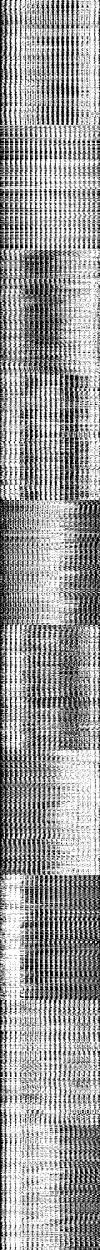
#> input picture SOFT_FULL/training/training-set-no-deskew.png, 400 x 5000 px (shown at 1/4 size)
$ python Main.py   (older library calls are emulated)
#> lines starting #> are read from the running program, lines starting #| are printed output that depends on the picture; after the words box and inside, x2 and y2 are one past the last pixel; in counts of white or black regions, pixels touching at a corner belong together; pictures that were not available may be replaced by others from this repository, and a replacement may not be noted
### SOFT_FULL/knn_procedure.py
import numpy as np
import cv2

img_size = 20
num_classes = 10

knn_model = cv2.ml.KNearest_create()

# [145 lines left out: functions split_digits_image, read_digits_image, deskew, preprocess, preprocess_and_slice, preprocess_slice_erode, not called in this run]

def flatten_image(image):
    flat_image = image.reshape(1, img_size * img_size)
    return flat_image

# [23 lines left out: functions flatten_images, get_digit_from_knn, recognize_contour, not called in this run]

def init_knn(filepath):
#> called with filepath = 'digits.png'
    training_set = 2
    try:
        print('Pokusaj ucitavanja gotovog skupa za trening ...')
        if training_set == 1:
            samples_image = cv2.imread("training/training-set.png", 0)
        elif training_set == 2:
            samples_image = cv2.imread("training/training-set-no-deskew.png", 0)
#> samples_image: shape (5000, 400); 61% white; 14165 black regions (10904 under 20 px), largest, box (x1, y1, x2, y2) and area: (0, 2491, 400, 3534) 106082, (0, 998, 370, 2004) 94744, (76, 3496, 400, 4102) 73905
        elif training_set == 3:
            samples_image = cv2.imread("training/training-set-no-deskew-erode.png", 0)
        elif training_set == 4:
            samples_image = cv2.imread("training/training-set-everything.png", 0)
        cv2.imshow('training-set', samples_image)
        cv2.waitKey()
        cv2.destroyAllWindows()
        samples_image = np.float32(samples_image)
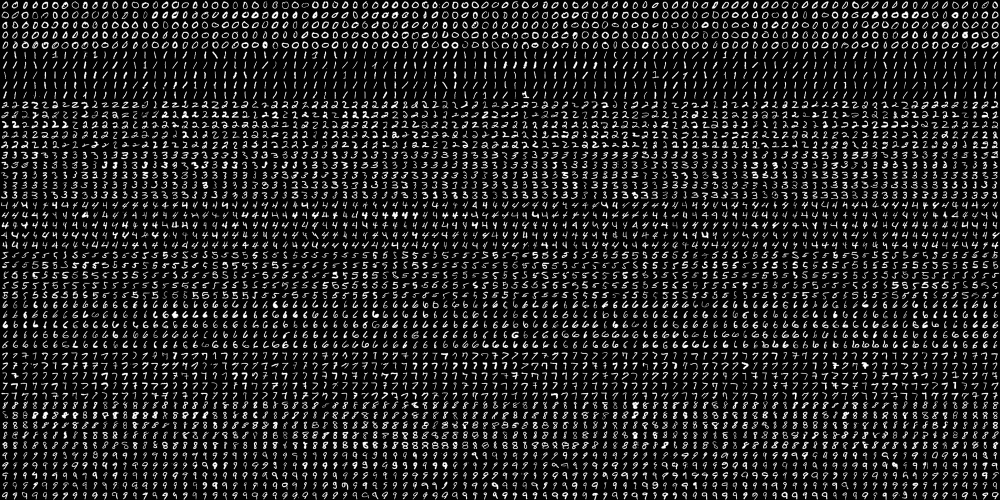
#> input picture assets/digits.png, 2000 x 1000 px, given in place of video-0.avi, which was not available (shown at 1/2 size)
#> in video_processing, frame is the input picture: shape (1000, 2000, 3); min 0, max 255, mean 33.8
        labels = np.repeat(np.arange(num_classes), 5000 / num_classes)
        print('Uspesno ucitan trening skup! ...')
    except:
        print('Ne postoji trening skup! ...')
        print('Kreiranje novog ...')
        #ucitavanje
        [digits, labels] = read_digits_image(filepath)
        if training_set == 1:
            digs_straight = list(map(deskew,digits))
            digits_thresholded = preprocess(digs_straight)
            samples_image = flatten_images(digits_thresholded)
            cv2.imwrite("training/training-set.png", samples_image)
        elif training_set == 2:
            digits_thresholded = preprocess(digits)
            sliced_digit_images = preprocess_and_slice(digits_thresholded)
            samples_image = flatten_images(sliced_digit_images)
            cv2.imwrite('training/training-set-no-deskew.png', samples_image)
        elif training_set == 3:
            digits_thresholded = preprocess(digits)
            sliced_digit_images = preprocess_slice_erode(digits_thresholded)
            samples_image = flatten_images(sliced_digit_images)
            cv2.imwrite('training/training-set-no-deskew-erode.png', samples_image)
        elif training_set == 4:
            digits_straight = list(map(deskew, digits))
            digits_thresholded = preprocess(digits_straight)
            sliced_digit_images = preprocess_slice_erode(digits_thresholded)
            samples_image = flatten_images(sliced_digit_images)
            cv2.imwrite('training/training-set-everything.png', samples_image)

    knn_model.train(samples_image, cv2.ml.ROW_SAMPLE, labels)

### SOFT_FULL/video_procedure.py
import numpy as np
import cv2
import geometry as geo
import frame_processing as fproc

def remove_dots(first_frame):
    gray_frame = cv2.cvtColor(first_frame, cv2.COLOR_BGR2GRAY)
    ret, edges = cv2.threshold(gray_frame, 10, 255, cv2.THRESH_BINARY)
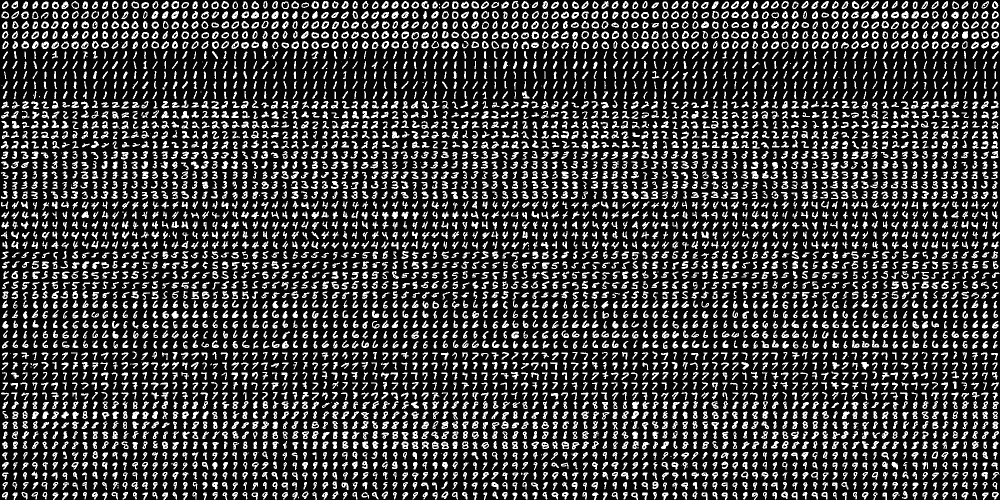
#> edges: shape (1000, 2000) (shown at 1/2 size); 22.5% white; 5128 white regions (119 under 20 px)
    im2, contours, hierrarchy = cv2.findContours(edges, cv2.RETR_LIST, cv2.CHAIN_APPROX_SIMPLE)
#> contours = 8331 contours, 2730 with area under 20; largest, box (x1, y1, x2, y2) and area: (343, 2, 358, 18) 171, (1883, 42, 1898, 58) 170, (563, 3, 578, 18) 166, (1123, 883, 1138, 898) 164, (1342, 22, 1358, 38) 163
    for contour_idx in range(len(contours)):
        if cv2.contourArea(contours[contour_idx]) < 25:
            cv2.drawContours(edges,contours, contour_idx, 0,-1)
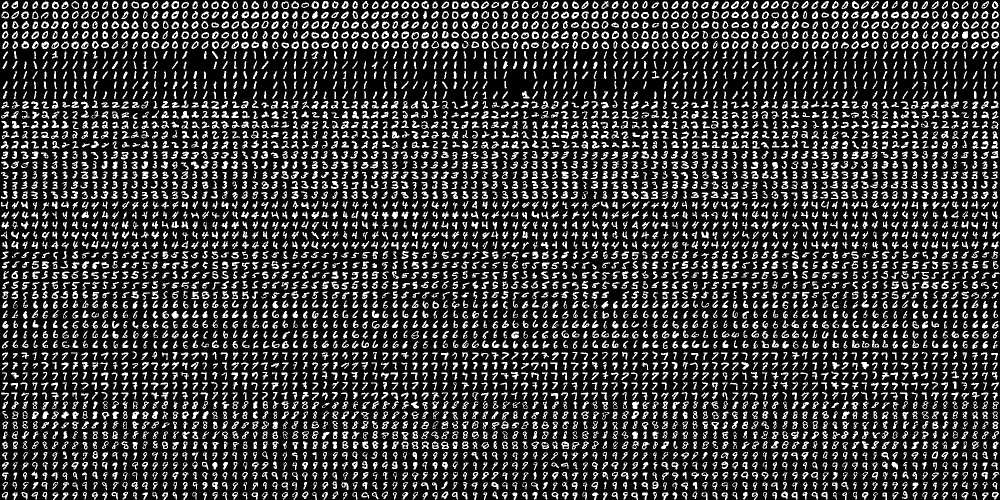
#> edges: shape (1000, 2000) (shown at 1/2 size); 21.4% white; 4965 white regions (2 under 20 px)
    return edges

def video_processing(filename):
    video = cv2.VideoCapture(filename)

    ret, frame = video.read()
    ret, frame = video.read()
    window_h, window_w = frame.shape[:2]
    thresholded_frame = remove_dots(frame.copy())
    cv2.imshow("bez tackica",thresholded_frame)
    line_x1, line_y1, line_x2, line_y2 = geo.find_line_coords(thresholded_frame.copy())
    main_line= geo.create_three_line_coords(line_x1, line_y1, line_x2, line_y2, window_w, window_h)

    video_speed = 10

    while video.isOpened():
        frame_openend, current_frame = video.read()

        if not frame_openend:
            break

        key = cv2.waitKey(video_speed)
        if key == 43:
            if video_speed - 2 < 0:
                video_speed = 1
            else:
                video_speed = video_speed - 2
        elif key == 45:
            video_speed = video_speed + 2
        elif key == 27:
            break
        elif key == 112:
            cv2.waitKey()

        fproc.filter_full_numers(filename, current_frame, main_line)


    video.release()
    cv2.destroyAllWindows()

### SOFT_FULL/geometry.py
import numpy as np
import cv2
import frame_processing as fproc

def get_k(x1,y1,x2,y2):
    return (y2 - y1) / (x2 - x1)

def get_y_over_x(x1,y1,kinv,target_x):
    return kinv * (target_x - x1) + y1

def get_x_over_y(x1,y1,kinv,target_y):
    return (target_y - y1 + kinv*x1) / kinv

def find_line_coords(thresholded_frame):
    im2, contours, hierarchy = cv2.findContours(thresholded_frame, cv2.RETR_LIST, cv2.CHAIN_APPROX_SIMPLE)
#> contours = 7222 contours, 957 with area under 20; largest, box (x1, y1, x2, y2) and area: (343, 2, 358, 18) 171, (1883, 42, 1898, 58) 170, (563, 3, 578, 18) 166, (1123, 883, 1138, 898) 164, (1342, 22, 1358, 38) 163
    cv2.drawContours(thresholded_frame, contours, -1, 255, 3)
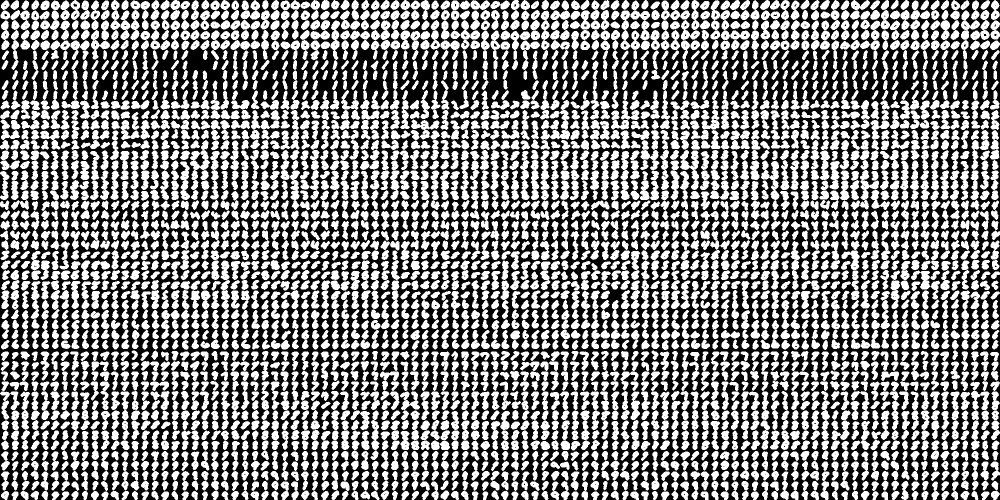
#> thresholded_frame: shape (1000, 2000) (shown at 1/2 size); 48% white; 3765 white regions, largest, box (x1, y1, x2, y2) and area: (1922, 21, 1960, 160) 1517, (380, 280, 420, 380) 1508, (1522, 321, 1559, 420) 1478
#> in video_processing, `line_x1, line_y1, line_x2, line_y2 = geo.find_line_coords(thresholded_..`: line_x1 = 1680; line_y1 = 252; line_x2 = 1698; line_y2 = 252
    min_line_length = 10000
    max_line_gap = 10

    lines = cv2.HoughLinesP(thresholded_frame, 1, np.pi / 180, 200, min_line_length, max_line_gap)
    return lines[0][0]

def create_three_line_coords(x1,y1,x2,y2,window_w,window_h):
#> called with x1 = 1680, y1 = 252, x2 = 1698, y2 = 252, window_w = 2000, window_h = 1000
    main_line = {'x1':x1, 'x2':x2, 'y1':y1, 'y2':y2}
#> main_line = {'x1': 1680, 'x2': 1698, 'y1': 252, 'y2': 252}
    return main_line

def get_contour_extreme_points(contour):
    min_rect = cv2.minAreaRect(contour)
    box = cv2.boxPoints(min_rect)
    box = np.int0(box)
    return box

def get_leftmost_and_rightmost(main_line):
    if main_line['x1'] < main_line['x2']:
        leftmost_x = main_line['x1']
        leftmost_y = main_line['y1']
        rightmost_x = main_line['x2']
        rightmost_y = main_line['y2']
    else:
        leftmost_x = main_line['x2']
        leftmost_y = main_line['y2']
        rightmost_x = main_line['x1']
        rightmost_y = main_line['y1']

    return leftmost_x, leftmost_y, rightmost_x, rightmost_y

def is_contour_in_bounds(main_line, contour):
    k = get_k(main_line['x1'], main_line['y1'], main_line['x2'], main_line['y2'])
    kinv = -1 / k

    leftmost_x, leftmost_y, rightmost_x, rightmost_y = get_leftmost_and_rightmost(main_line)

    contour_points = get_contour_extreme_points(contour)
    for contour_point in contour_points:
        contour_x = contour_point[0]
        contour_y = contour_point[1]
        # levo:
        line_x = get_x_over_y(leftmost_x, leftmost_y, kinv, contour_y)
        if line_x > contour_x:
            return False
        # desno:
        line_x = get_x_over_y(rightmost_x, rightmost_y, kinv, contour_y)
        if line_x < contour_x:
            return False
    return True

def is_contour_about_to_intersect(main_line, contour):
    k = get_k(main_line['x1'], main_line['y1'], main_line['x2'], main_line['y2'])

    leftmost_x, leftmost_y, rightmost_x, rightmost_y = get_leftmost_and_rightmost(main_line)
    contour_points = get_contour_extreme_points(contour)
    for contour_point in contour_points:
        contour_x = contour_point[0]
        contour_y = contour_point[1]
        line_y = get_y_over_x(leftmost_x, leftmost_y, k, contour_x)
        if abs(contour_y - line_y) < 4:
            return True
    return False

def get_contour_center_point(contour):
    x,y,w,h = cv2.boundingRect(contour)
    return tuple((x+int(w/2), y+int(h/2)))

def get_distance_between_two_points(pt1, pt2):
    return np.sqrt( (pt2[0] - pt1[0])**2 + (pt2[1] - pt1[1])**2 )

def get_closest_contours(max_distance, a_contour):
    closest_contours = []
    closest_contour_key = -1
    min_distance = 10000

    for item_key in fproc.items_in_image:
        item = fproc.items_in_image[item_key]
        item_contour = item['contour']
        item_contour_center = get_contour_center_point(item_contour)
        contour_center = get_contour_center_point(a_contour)
        distance = get_distance_between_two_points(item_contour_center, contour_center)
        if distance < max_distance:
            closest_contours.append(item_contour)
            if min_distance > distance:
                closest_contour_key = item_key
                min_distance = distance

    return closest_contours, closest_contour_key

# [18 lines left out: function should_contour_be_added, not called in this run]

### SOFT_FULL/frame_processing.py
import numpy as np
import cv2
import geometry as geo
import knn_procedure as knnproc

items_in_image = {}
item_id_counter = 1
sum_of_numbers = 0

def get_new_id():
    global item_id_counter
    id = item_id_counter
    item_id_counter = item_id_counter + 1
    return id

def reset_information():
    global items_in_image, item_id_counter, sum_of_numbers
    items_in_image = {}
    item_id_counter = 1
    sum_of_numbers = 0

def threshold_frame(frame):
    grayscale_frame = cv2.cvtColor(frame, cv2.COLOR_BGR2GRAY)
    ret, thresholded_frame = cv2.threshold(grayscale_frame, 180, 255, cv2.THRESH_BINARY)
    dilate_kernel = np.ones((2, 2), np.uint8)
    thresholded_frame = cv2.morphologyEx(thresholded_frame, cv2.MORPH_DILATE, dilate_kernel)
    return thresholded_frame

def filter_full_numers(filename, current_frame, main_line):
    global items_in_image, sum_of_numbers

    main_pt1 = (main_line['x1'], main_line['y1'])
    main_pt2 = (main_line['x2'], main_line['y2'])

    thresholded_frame = threshold_frame(current_frame)
    im2, contours_current, hierrarchy_current = cv2.findContours(thresholded_frame,
                                                                 cv2.RETR_TREE,
                                                                 cv2.CHAIN_APPROX_SIMPLE)

    lone_current_contours = []
    for contour_idx in range(len(contours_current)):
        if hierrarchy_current[0, contour_idx, 3] == -1:
            lone_current_contours.append(contours_current[contour_idx])

    resulting_current = current_frame#cv2.cvtColor(thresholded_frame, cv2.COLOR_GRAY2BGR)

    new_items = {}
    if len(items_in_image) == 0:
        for contour in lone_current_contours:
            item = {}
            item['contour'] = contour
            item['id'] = get_new_id()
            item['in-lr-bounds'] = geo.is_contour_in_bounds(main_line, contour)
            item['is-about-to-intersect'] = geo.is_contour_about_to_intersect(main_line, contour)
            item['has-intersected'] = False
            item['should-be-added'] = False
            item['was-ever-added'] = False
            new_items[item['id']] = item
        items_in_image = new_items.copy()
    else:
        for contour in lone_current_contours:
            close_items, closest_item_key = geo.get_closest_contours(20, contour)
            if len(close_items) != 0:
                item = items_in_image[closest_item_key]
                item['contour'] = contour
                item['in-lr-bounds'] = geo.is_contour_in_bounds(main_line, contour)
                has_intersected = item['is-about-to-intersect']
                item['is-about-to-intersect'] = geo.is_contour_about_to_intersect(main_line, contour)
                if (item['is-about-to-intersect'] is not True) and (has_intersected is True) and (item['in-lr-bounds'] is True):
                    item['has-intersected'] = True
                if item['has-intersected']:
                    item['should-be-added'] = geo.should_contour_be_added(main_line, contour)
                new_items[item['id']] = item
            else:
                item = {}
                item['id'] = get_new_id()
                item['contour'] = contour
                item['in-lr-bounds'] = geo.is_contour_in_bounds(main_line, contour)
                item['is-about-to-intersect'] = geo.is_contour_about_to_intersect(main_line, contour)
                item['has-intersected'] = False
                item['should-be-added'] = False
                item['was-ever-added'] = False
                new_items[item['id']] = item
        items_in_image = new_items.copy()

    for item_key in items_in_image:
        contour = items_in_image[item_key]['contour']
        x,y,w,h = cv2.boundingRect(contour)
        if items_in_image[item_key]['is-about-to-intersect'] and items_in_image[item_key]['in-lr-bounds']:
            cv2.rectangle(resulting_current, (x,y), (x+w,y+h), (0,255,0), 1)
        else:
            cv2.rectangle(resulting_current, (x, y), (x + w, y + h), (0, 0, 255), 1)
        if items_in_image[item_key]['has-intersected']:
            cv2.rectangle(resulting_current, (x,y), (x+w, y+h), (0,255,255), 1)
        if items_in_image[item_key]['should-be-added'] and items_in_image[item_key]['was-ever-added'] is not True:
            cv2.rectangle(resulting_current, (x,y), (x+w, y+h), (255,0,255), 2)
            items_in_image[item_key]['was-ever-added'] = True
            digit = knnproc.recognize_contour(items_in_image[item_key]['contour'], thresholded_frame)
            sum_of_numbers = sum_of_numbers + digit
        font = cv2.FONT_HERSHEY_SIMPLEX
        cv2.putText(resulting_current, str(item_key), (x + w, y + h), font, 0.5, (255, 255, 255), 1, cv2.LINE_4)

    font = cv2.FONT_HERSHEY_SIMPLEX
    cv2.putText(resulting_current, "Suma: " + str(sum_of_numbers), (20, 20), font, 0.5, (255, 255, 255), 1, cv2.LINE_4)
    cv2.line(resulting_current, main_pt1, main_pt2, (0,0,255), 1)

    cv2.imshow(filename, resulting_current)

### SOFT_FULL/Main.py
import knn_procedure
import video_procedure as vproc
import frame_processing as fproc

digits_file = "digits.png"
video_folder = "videos/"
video_files = [
    video_folder + "video-0.avi",
    video_folder + "video-1.avi",
    video_folder + "video-2.avi",
    video_folder + "video-3.avi",
    video_folder + "video-4.avi",
    video_folder + "video-5.avi",
    video_folder + "video-6.avi",
    video_folder + "video-7.avi",
    video_folder + "video-8.avi",
    video_folder + "video-9.avi"
]

knn_procedure.init_knn(digits_file)

outfile = open('out.txt', 'w')
outfile.write('RA 244/2015 Nena Vidovic\n')
outfile.write('file\tsum\n')

for video_file in video_files:
    vproc.video_processing(video_file)
#> (key Esc is pressed here)
#> (the run stopped early here; a loop or call above may not have finished)
